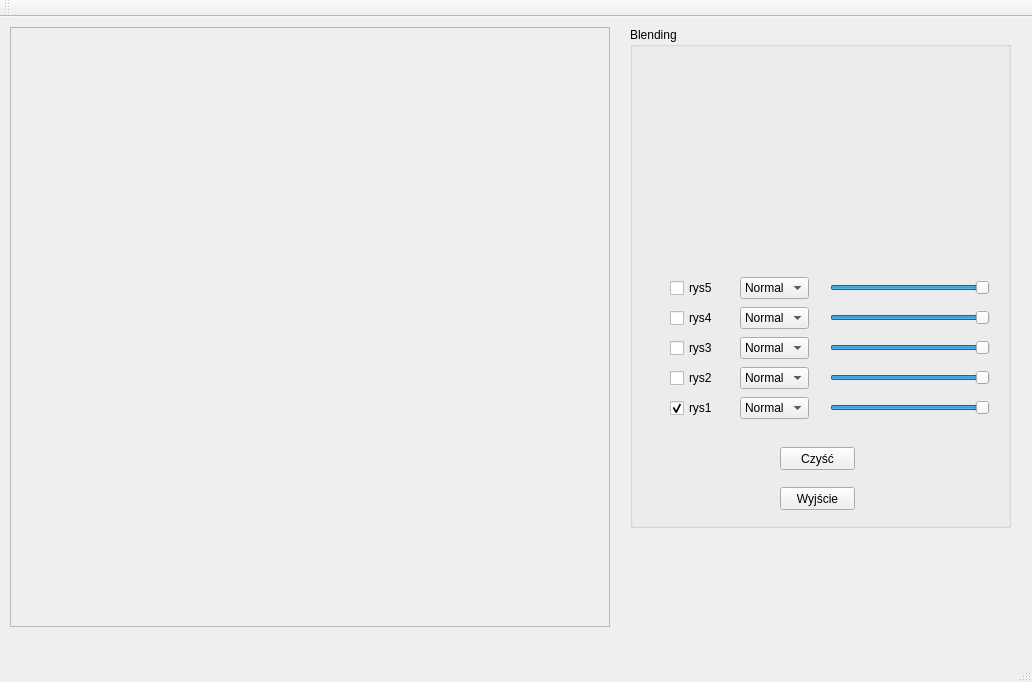
<?xml version="1.0" encoding="UTF-8"?>
<ui version="4.0">
 <class>MyWindow</class>
 <widget class="QMainWindow" name="MyWindow">
  <property name="geometry">
   <rect>
    <x>0</x>
    <y>0</y>
    <width>1032</width>
    <height>682</height>
   </rect>
  </property>
  <property name="windowTitle">
   <string>MyWindow</string>
  </property>
  <widget class="QWidget" name="centralWidget">
   <widget class="QFrame" name="rysujFrame">
    <property name="geometry">
     <rect>
      <x>10</x>
      <y>10</y>
      <width>600</width>
      <height>600</height>
     </rect>
    </property>
    <property name="frameShape">
     <enum>QFrame::StyledPanel</enum>
    </property>
    <property name="frameShadow">
     <enum>QFrame::Raised</enum>
    </property>
   </widget>
   <widget class="QGroupBox" name="groupBox">
    <property name="geometry">
     <rect>
      <x>630</x>
      <y>10</y>
      <width>381</width>
      <height>501</height>
     </rect>
    </property>
    <property name="title">
     <string>Blending</string>
    </property>
    <widget class="QPushButton" name="cleanButton">
     <property name="geometry">
      <rect>
       <x>150</x>
       <y>420</y>
       <width>75</width>
       <height>23</height>
      </rect>
     </property>
     <property name="text">
      <string>Czyść</string>
     </property>
    </widget>
    <widget class="QPushButton" name="exitButton">
     <property name="geometry">
      <rect>
       <x>150</x>
       <y>460</y>
       <width>75</width>
       <height>23</height>
      </rect>
     </property>
     <property name="text">
      <string>Wyjście</string>
     </property>
    </widget>
    <widget class="QSlider" name="Rysunek1Slider">
     <property name="geometry">
      <rect>
       <x>200</x>
       <y>370</y>
       <width>160</width>
       <height>22</height>
      </rect>
     </property>
     <property name="minimumSize">
      <size>
       <width>160</width>
       <height>22</height>
      </size>
     </property>
     <property name="maximum">
      <number>100</number>
     </property>
     <property name="value">
      <number>100</number>
     </property>
     <property name="sliderPosition">
      <number>100</number>
     </property>
     <property name="orientation">
      <enum>Qt::Horizontal</enum>
     </property>
    </widget>
    <widget class="QComboBox" name="Rysunek1WyborBlendu">
     <property name="geometry">
      <rect>
       <x>110</x>
       <y>370</y>
       <width>69</width>
       <height>22</height>
      </rect>
     </property>
     <item>
      <property name="text">
       <string>Normal</string>
      </property>
     </item>
     <item>
      <property name="text">
       <string>Difference</string>
      </property>
     </item>
     <item>
      <property name="text">
       <string>Darken</string>
      </property>
     </item>
     <item>
      <property name="text">
       <string>Lighten</string>
      </property>
     </item>
    </widget>
    <widget class="QCheckBox" name="Rysunek1CheckBox">
     <property name="geometry">
      <rect>
       <x>40</x>
       <y>370</y>
       <width>51</width>
       <height>22</height>
      </rect>
     </property>
     <property name="text">
      <string>rys1</string>
     </property>
     <property name="checked">
      <bool>true</bool>
     </property>
    </widget>
    <widget class="QCheckBox" name="Rysunek2CheckBox">
     <property name="geometry">
      <rect>
       <x>40</x>
       <y>340</y>
       <width>51</width>
       <height>22</height>
      </rect>
     </property>
     <property name="text">
      <string>rys2</string>
     </property>
     <property name="checked">
      <bool>false</bool>
     </property>
    </widget>
    <widget class="QCheckBox" name="Rysunek3CheckBox">
     <property name="geometry">
      <rect>
       <x>40</x>
       <y>310</y>
       <width>51</width>
       <height>22</height>
      </rect>
     </property>
     <property name="text">
      <string>rys3</string>
     </property>
     <property name="checked">
      <bool>false</bool>
     </property>
    </widget>
    <widget class="QCheckBox" name="Rysunek4CheckBox">
     <property name="geometry">
      <rect>
       <x>40</x>
       <y>280</y>
       <width>51</width>
       <height>22</height>
      </rect>
     </property>
     <property name="text">
      <string>rys4</string>
     </property>
     <property name="checked">
      <bool>false</bool>
     </property>
    </widget>
    <widget class="QCheckBox" name="Rysunek5CheckBox">
     <property name="geometry">
      <rect>
       <x>40</x>
       <y>250</y>
       <width>51</width>
       <height>22</height>
      </rect>
     </property>
     <property name="text">
      <string>rys5</string>
     </property>
     <property name="checked">
      <bool>false</bool>
     </property>
    </widget>
    <widget class="QComboBox" name="Rysunek2WyborBlendu">
     <property name="geometry">
      <rect>
       <x>110</x>
       <y>340</y>
       <width>69</width>
       <height>22</height>
      </rect>
     </property>
     <item>
      <property name="text">
       <string>Normal</string>
      </property>
     </item>
     <item>
      <property name="text">
       <string>Multiply</string>
      </property>
     </item>
     <item>
      <property name="text">
       <string>Darken</string>
      </property>
     </item>
     <item>
      <property name="text">
       <string>Lighten</string>
      </property>
     </item>
    </widget>
    <widget class="QSlider" name="Rysunek2Slider">
     <property name="geometry">
      <rect>
       <x>200</x>
       <y>340</y>
       <width>160</width>
       <height>22</height>
      </rect>
     </property>
     <property name="minimumSize">
      <size>
       <width>160</width>
       <height>22</height>
      </size>
     </property>
     <property name="maximum">
      <number>100</number>
     </property>
     <property name="value">
      <number>100</number>
     </property>
     <property name="sliderPosition">
      <number>100</number>
     </property>
     <property name="orientation">
      <enum>Qt::Horizontal</enum>
     </property>
    </widget>
    <widget class="QComboBox" name="Rysunek3WyborBlendu">
     <property name="geometry">
      <rect>
       <x>110</x>
       <y>310</y>
       <width>69</width>
       <height>22</height>
      </rect>
     </property>
     <item>
      <property name="text">
       <string>Normal</string>
      </property>
     </item>
     <item>
      <property name="text">
       <string>Multiply</string>
      </property>
     </item>
     <item>
      <property name="text">
       <string>Darken</string>
      </property>
     </item>
     <item>
      <property name="text">
       <string>Lighten</string>
      </property>
     </item>
    </widget>
    <widget class="QComboBox" name="Rysunek4WyborBlendu">
     <property name="geometry">
      <rect>
       <x>110</x>
       <y>280</y>
       <width>69</width>
       <height>22</height>
      </rect>
     </property>
     <item>
      <property name="text">
       <string>Normal</string>
      </property>
     </item>
     <item>
      <property name="text">
       <string>Multiply</string>
      </property>
     </item>
     <item>
      <property name="text">
       <string>Darken</string>
      </property>
     </item>
     <item>
      <property name="text">
       <string>Lighten</string>
      </property>
     </item>
    </widget>
    <widget class="QComboBox" name="Rysunek5WyborBlendu">
     <property name="geometry">
      <rect>
       <x>110</x>
       <y>250</y>
       <width>69</width>
       <height>22</height>
      </rect>
     </property>
     <item>
      <property name="text">
       <string>Normal</string>
      </property>
     </item>
     <item>
      <property name="text">
       <string>Multiply</string>
      </property>
     </item>
     <item>
      <property name="text">
       <string>Darken</string>
      </property>
     </item>
     <item>
      <property name="text">
       <string>Lighten</string>
      </property>
     </item>
    </widget>
    <widget class="QSlider" name="Rysunek3Slider">
     <property name="geometry">
      <rect>
       <x>200</x>
       <y>310</y>
       <width>160</width>
       <height>22</height>
      </rect>
     </property>
     <property name="minimumSize">
      <size>
       <width>160</width>
       <height>22</height>
      </size>
     </property>
     <property name="maximum">
      <number>100</number>
     </property>
     <property name="value">
      <number>100</number>
     </property>
     <property name="sliderPosition">
      <number>100</number>
     </property>
     <property name="orientation">
      <enum>Qt::Horizontal</enum>
     </property>
    </widget>
    <widget class="QSlider" name="Rysunek4Slider">
     <property name="geometry">
      <rect>
       <x>200</x>
       <y>280</y>
       <width>160</width>
       <height>22</height>
      </rect>
     </property>
     <property name="minimumSize">
      <size>
       <width>160</width>
       <height>22</height>
      </size>
     </property>
     <property name="maximum">
      <number>100</number>
     </property>
     <property name="value">
      <number>100</number>
     </property>
     <property name="sliderPosition">
      <number>100</number>
     </property>
     <property name="orientation">
      <enum>Qt::Horizontal</enum>
     </property>
    </widget>
    <widget class="QSlider" name="Rysunek5Slider">
     <property name="geometry">
      <rect>
       <x>200</x>
       <y>250</y>
       <width>160</width>
       <height>22</height>
      </rect>
     </property>
     <property name="minimumSize">
      <size>
       <width>160</width>
       <height>22</height>
      </size>
     </property>
     <property name="maximum">
      <number>100</number>
     </property>
     <property name="value">
      <number>100</number>
     </property>
     <property name="sliderPosition">
      <number>100</number>
     </property>
     <property name="orientation">
      <enum>Qt::Horizontal</enum>
     </property>
    </widget>
   </widget>
  </widget>
  <widget class="QToolBar" name="mainToolBar">
   <attribute name="toolBarArea">
    <enum>TopToolBarArea</enum>
   </attribute>
   <attribute name="toolBarBreak">
    <bool>false</bool>
   </attribute>
  </widget>
  <widget class="QStatusBar" name="statusBar"/>
  <widget class="QMenuBar" name="menuBar">
   <property name="geometry">
    <rect>
     <x>0</x>
     <y>0</y>
     <width>1032</width>
     <height>21</height>
    </rect>
   </property>
  </widget>
 </widget>
 <layoutdefault spacing="6" margin="11"/>
 <resources/>
 <connections/>
</ui>
